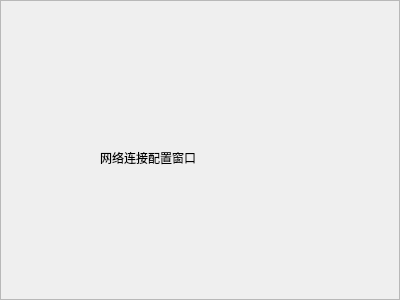
<?xml version="1.0" encoding="UTF-8"?>
<ui version="4.0">
 <class>NetworkConfigWidget</class>
 <widget class="QFrame" name="NetworkConfigWidget">
  <property name="geometry">
   <rect>
    <x>0</x>
    <y>0</y>
    <width>400</width>
    <height>300</height>
   </rect>
  </property>
  <property name="windowTitle">
   <string>Frame</string>
  </property>
  <property name="frameShape">
   <enum>QFrame::StyledPanel</enum>
  </property>
  <property name="frameShadow">
   <enum>QFrame::Raised</enum>
  </property>
  <widget class="QLabel" name="label">
   <property name="geometry">
    <rect>
     <x>100</x>
     <y>150</y>
     <width>111</width>
     <height>16</height>
    </rect>
   </property>
   <property name="text">
    <string>网络连接配置窗口</string>
   </property>
  </widget>
 </widget>
 <resources/>
 <connections/>
</ui>
